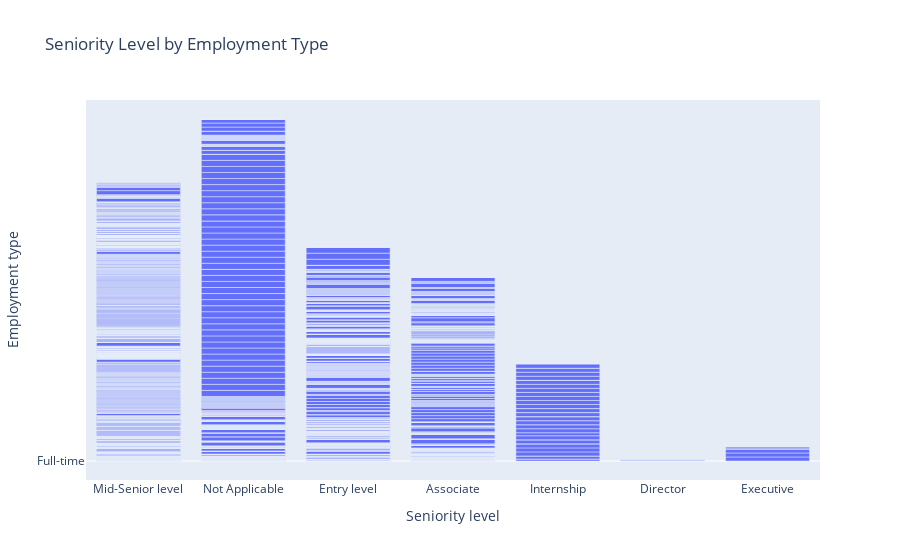

This figure's notebook cell:
### Code cell
fig = px.bar(df, x='Seniority level', y='Employment type', title='Seniority Level by Employment Type')
fig.show()

### Figure 1 — Plotly figure (JSON) as saved in the notebook; plotly's stock layout.template omitted (floating-point values rounded to 4 significant figures; data arrays with more than 128 entries replaced by an {"elided": "..."} marker saying what was removed)
{"data": [{"hovertemplate": "Seniority level=%{x}<br>Employment type=%{y}<extra></extra>", "legendgroup": "", "marker": {"color": "#636efa", "pattern": {"shape": ""}}, "name": "", "orientation": "v", "showlegend": false, "textposition": "auto", "type": "bar", "x": {"elided": "8261 str values"}, "xaxis": "x", "y": {"elided": "8261 str values"}, "yaxis": "y"}], "layout": {"barmode": "relative", "legend": {"tracegroupgap": 0}, "title": {"text": "Seniority Level by Employment Type"}, "xaxis": {"anchor": "y", "domain": [0, 1], "title": {"text": "Seniority level"}}, "yaxis": {"anchor": "x", "domain": [0, 1], "title": {"text": "Employment type"}}}}
